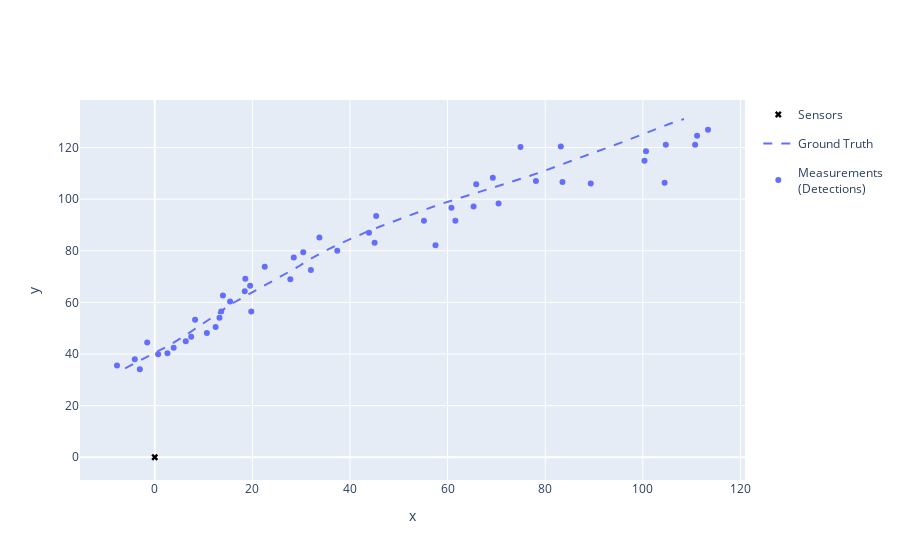

Here is the notebook cell this chart was saved with:
### Markdown cell above
And now we plot the ground truth and detections:

### Code cell
from stonesoup.plotter import Plotterly

plotter = Plotterly()
plotter.plot_ground_truths(ground_truth, [0, 2])
plotter.plot_measurements(detections, [0, 2])
plotter.plot_sensors(sensor)
plotter.fig
